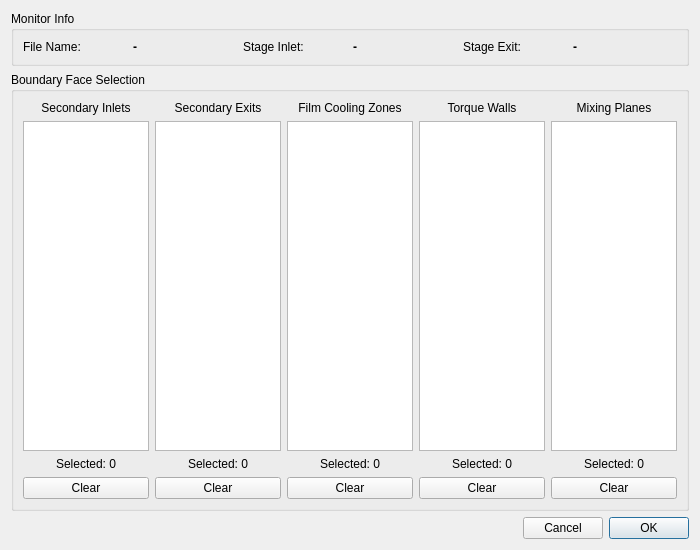
<?xml version="1.0" encoding="UTF-8"?>
<ui version="4.0">
 <class>Type4ConfigDialog</class>
 <widget class="QDialog" name="Type4ConfigDialog">
  <property name="geometry">
   <rect>
    <x>0</x>
    <y>0</y>
    <width>700</width>
    <height>550</height>
   </rect>
  </property>
  <property name="windowTitle">
   <string> Configuration</string>
  </property>
  <property name="modal">
   <bool>true</bool>
  </property>
  <layout class="QVBoxLayout" name="mainLayout">
   <item>
    <widget class="QGroupBox" name="infoGroupBox">
     <property name="title">
      <string>Monitor Info</string>
     </property>
     <layout class="QGridLayout" name="infoGridLayout">
      <item row="0" column="0">
       <widget class="QLabel" name="fileNameLabel">
        <property name="text">
         <string>File Name:</string>
        </property>
       </widget>
      </item>
      <item row="0" column="1">
       <widget class="QLabel" name="fileNameValue">
        <property name="font">
         <font>
          <weight>75</weight>
          <bold>true</bold>
         </font>
        </property>
        <property name="text">
         <string>-</string>
        </property>
       </widget>
      </item>
      <item row="0" column="2">
       <widget class="QLabel" name="stageInletLabel">
        <property name="text">
         <string>Stage Inlet:</string>
        </property>
       </widget>
      </item>
      <item row="0" column="3">
       <widget class="QLabel" name="stageInletValue">
        <property name="font">
         <font>
          <weight>75</weight>
          <bold>true</bold>
         </font>
        </property>
        <property name="text">
         <string>-</string>
        </property>
       </widget>
      </item>
      <item row="0" column="4">
       <widget class="QLabel" name="stageExitLabel">
        <property name="text">
         <string>Stage Exit:</string>
        </property>
       </widget>
      </item>
      <item row="0" column="5">
       <widget class="QLabel" name="stageExitValue">
        <property name="font">
         <font>
          <weight>75</weight>
          <bold>true</bold>
         </font>
        </property>
        <property name="text">
         <string>-</string>
        </property>
       </widget>
      </item>
     </layout>
    </widget>
   </item>
   <item>
    <widget class="QGroupBox" name="selectionGroupBox">
     <property name="title">
      <string>Boundary Face Selection</string>
     </property>
     <layout class="QGridLayout" name="selectionGridLayout">
      <item row="0" column="0">
       <widget class="QLabel" name="secondaryInletsLabel">
        <property name="text">
         <string>Secondary Inlets</string>
        </property>
        <property name="alignment">
         <set>Qt::AlignCenter</set>
        </property>
       </widget>
      </item>
      <item row="0" column="1">
       <widget class="QLabel" name="secondaryExitsLabel">
        <property name="text">
         <string>Secondary Exits</string>
        </property>
        <property name="alignment">
         <set>Qt::AlignCenter</set>
        </property>
       </widget>
      </item>
      <item row="0" column="2">
       <widget class="QLabel" name="filmcoolingLabel">
        <property name="text">
         <string>Film Cooling Zones</string>
        </property>
        <property name="alignment">
         <set>Qt::AlignCenter</set>
        </property>
       </widget>
      </item>
      <item row="0" column="3">
       <widget class="QLabel" name="torqueWallsLabel">
        <property name="text">
         <string>Torque Walls</string>
        </property>
        <property name="alignment">
         <set>Qt::AlignCenter</set>
        </property>
       </widget>
      </item>
      <item row="0" column="4">
       <widget class="QLabel" name="mixingPlanesLabel">
        <property name="text">
         <string>Mixing Planes</string>
        </property>
        <property name="alignment">
         <set>Qt::AlignCenter</set>
        </property>
       </widget>
      </item>
      <item row="1" column="0">
       <widget class="QListWidget" name="secondaryInletsList">
        <property name="selectionMode">
         <enum>QAbstractItemView::MultiSelection</enum>
        </property>
       </widget>
      </item>
      <item row="1" column="1">
       <widget class="QListWidget" name="secondaryExitsList">
        <property name="selectionMode">
         <enum>QAbstractItemView::MultiSelection</enum>
        </property>
       </widget>
      </item>
      <item row="1" column="2">
       <widget class="QListWidget" name="filmcoolingList">
        <property name="selectionMode">
         <enum>QAbstractItemView::MultiSelection</enum>
        </property>
       </widget>
      </item>
      <item row="1" column="3">
       <widget class="QListWidget" name="torqueWallsList">
        <property name="selectionMode">
         <enum>QAbstractItemView::MultiSelection</enum>
        </property>
       </widget>
      </item>
      <item row="1" column="4">
       <widget class="QListWidget" name="mixingPlanesList">
        <property name="selectionMode">
         <enum>QAbstractItemView::MultiSelection</enum>
        </property>
       </widget>
      </item>
      <item row="2" column="0">
       <widget class="QLabel" name="secondaryInletsCount">
        <property name="text">
         <string>Selected: 0</string>
        </property>
        <property name="alignment">
         <set>Qt::AlignCenter</set>
        </property>
       </widget>
      </item>
      <item row="2" column="1">
       <widget class="QLabel" name="secondaryExitsCount">
        <property name="text">
         <string>Selected: 0</string>
        </property>
        <property name="alignment">
         <set>Qt::AlignCenter</set>
        </property>
       </widget>
      </item>
      <item row="2" column="2">
       <widget class="QLabel" name="filmcoolingCount">
        <property name="text">
         <string>Selected: 0</string>
        </property>
        <property name="alignment">
         <set>Qt::AlignCenter</set>
        </property>
       </widget>
      </item>
      <item row="2" column="3">
       <widget class="QLabel" name="torqueWallsCount">
        <property name="text">
         <string>Selected: 0</string>
        </property>
        <property name="alignment">
         <set>Qt::AlignCenter</set>
        </property>
       </widget>
      </item>
      <item row="2" column="4">
       <widget class="QLabel" name="mixingPlanesCount">
        <property name="text">
         <string>Selected: 0</string>
        </property>
        <property name="alignment">
         <set>Qt::AlignCenter</set>
        </property>
       </widget>
      </item>
      <item row="3" column="0">
       <widget class="QPushButton" name="clearSecondaryInletsBtn">
        <property name="text">
         <string>Clear</string>
        </property>
       </widget>
      </item>
      <item row="3" column="1">
       <widget class="QPushButton" name="clearSecondaryExitsBtn">
        <property name="text">
         <string>Clear</string>
        </property>
       </widget>
      </item>
      <item row="3" column="2">
       <widget class="QPushButton" name="clearFilmcoolingBtn">
        <property name="text">
         <string>Clear</string>
        </property>
       </widget>
      </item>
      <item row="3" column="3">
       <widget class="QPushButton" name="clearTorqueWallsBtn">
        <property name="text">
         <string>Clear</string>
        </property>
       </widget>
      </item>
      <item row="3" column="4">
       <widget class="QPushButton" name="clearMixingPlanesBtn">
        <property name="text">
         <string>Clear</string>
        </property>
       </widget>
      </item>
     </layout>
    </widget>
   </item>
   <item>
    <layout class="QHBoxLayout" name="buttonLayout">
     <item>
      <spacer name="buttonSpacer">
       <property name="orientation">
        <enum>Qt::Horizontal</enum>
       </property>
       <property name="sizeHint" stdset="0">
        <size>
         <width>40</width>
         <height>20</height>
        </size>
       </property>
      </spacer>
     </item>
     <item>
      <widget class="QPushButton" name="cancelButton">
       <property name="text">
        <string>Cancel</string>
       </property>
      </widget>
     </item>
     <item>
      <widget class="QPushButton" name="okButton">
       <property name="text">
        <string>OK</string>
       </property>
       <property name="default">
        <bool>true</bool>
       </property>
      </widget>
     </item>
    </layout>
   </item>
  </layout>
 </widget>
 <resources/>
 <connections>
  <connection>
   <sender>okButton</sender>
   <signal>clicked()</signal>
   <receiver>Type4ConfigDialog</receiver>
   <slot>accept()</slot>
   <hints>
    <hint type="sourcelabel">
     <x>600</x>
     <y>520</y>
    </hint>
    <hint type="destinationlabel">
     <x>350</x>
     <y>275</y>
    </hint>
   </hints>
  </connection>
  <connection>
   <sender>cancelButton</sender>
   <signal>clicked()</signal>
   <receiver>Type4ConfigDialog</receiver>
   <slot>reject()</slot>
   <hints>
    <hint type="sourcelabel">
     <x>490</x>
     <y>520</y>
    </hint>
    <hint type="destinationlabel">
     <x>350</x>
     <y>275</y>
    </hint>
   </hints>
  </connection>
 </connections>
</ui>
